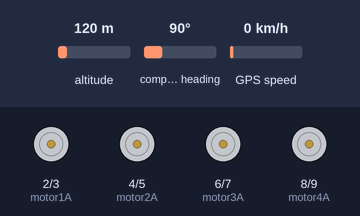
Simulated run of this sketch. Board: Arduino Uno, built with avr-gcc and run on an emulated ATmega328P. Parts: motor-driver pin pairs drawn as motors (green arrow = first pin HIGH = forward, orange = second pin HIGH = backward, longer = more drive). The inputs (shaded band) are chosen by the test bench; at power-on: altitude 120 m, compass heading 90°, GPS speed 0 km/h. The GPS gets a fix after 3 s at 37.7749, -122.4194 with 8 satellites; what the sketch prints to the serial monitor is not drawn.

Above: at 0.1 s.
At 3.1 s:
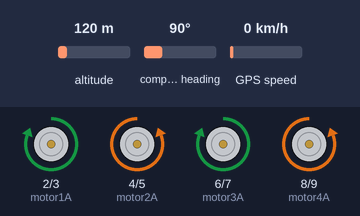
Timing chart, 0 to 4.6 s (numbered marks = the images above):
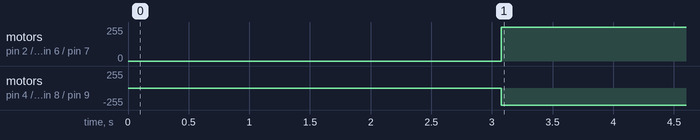

Measured:
- by itself, motor on pin 2 (motor1A) / pin 3 (motor1B), motor on pin 6 (motor3A) / pin 7 (motor3B): stopped → forward 255/255 at 3.1 s
- by itself, motor on pin 4 (motor2A) / pin 5 (motor2B), motor on pin 8 (motor4A) / pin 9 (motor4B): stopped → backward 255/255 at 3.1 s

The sketch:

warrior.ino
```cpp
#include <Wire.h>
#include <TinyGPS++.h>
#include <Adafruit_Sensor.h>
#include <QMC5883LCompass.h>


QMC5883LCompass compass;


// Motor Driver Pins
#define motor1A 2
#define motor1B 3
#define motor2A 4
#define motor2B 5
#define motor3A 6
#define motor3B 7
#define motor4A 8
#define motor4B 9

// Ultrasonic Sensor Pins
#define trigPin 10
#define echoPin 11

// PIR Sensor Pin
#define pirPin 12

// TinyGPS++ object
TinyGPSPlus gps;

// Constants
#define obstacleThreshold 20
#define speed 150
#define targetDistance 10  // Distance to target in meters

// Array of target GPS coordinates (replace with your values)
float targets[][2] = {
  {12.780629, 75.184262},
  {12.780642, 75.184876},
  {12.780629, 75.184262},
  {12.780642, 75.184876}
};

int currentTarget = 0;

// Desired heading for orientation (in degrees)
float desiredHeading = 0;
void setup() {
  Serial.begin(9600); // Initialize serial communication for debugging

  compass.init();

  // Motor pins as output
  pinMode(motor1A, OUTPUT);
  pinMode(motor1B, OUTPUT);
  pinMode(motor2A, OUTPUT);
  pinMode(motor2B, OUTPUT);
  pinMode(motor3A, OUTPUT);
  pinMode(motor3B, OUTPUT);
  pinMode(motor4A, OUTPUT);
  pinMode(motor4B, OUTPUT);

  // Ultrasonic sensor pins
  pinMode(trigPin, OUTPUT);
  pinMode(echoPin, INPUT);

  // PIR sensor pin
  pinMode(pirPin, INPUT);


}

void moveForward() {

  Serial.println("moveforward");
  digitalWrite(motor1A, HIGH);
  digitalWrite(motor1B, LOW);
  digitalWrite(motor2A, HIGH);
  digitalWrite(motor2B, LOW);
  digitalWrite(motor3A, HIGH);
  digitalWrite(motor3B, LOW);
  digitalWrite(motor4A, HIGH);
  digitalWrite(motor4B, LOW);
}

void stopMotors() {
  Serial.println("stopmotor");
  digitalWrite(motor1A, LOW);
  digitalWrite(motor1B, LOW);
  digitalWrite(motor2A, LOW);
  digitalWrite(motor2B, LOW);
  digitalWrite(motor3A, LOW);
  digitalWrite(motor3B, LOW);
  digitalWrite(motor4A, LOW);
  digitalWrite(motor4B, LOW);
}

void avoidObstacle() {
  Serial.println("avoidobstacles");
  // Perform obstacle avoidance here
  // For example, stop motors, turn away from the obstacle, then resume moving forward
  stopMotors();
  delay(500);
  // Turn right (you might need to adjust this based on your robot's design)
  digitalWrite(motor1A, LOW);
  digitalWrite(motor1B, HIGH);
  digitalWrite(motor2A, HIGH);
  digitalWrite(motor2B, LOW);
  digitalWrite(motor3A, LOW);
  digitalWrite(motor3B, HIGH);
  digitalWrite(motor4A, HIGH);
  digitalWrite(motor4B, LOW);
  delay(3000);
  // Resume forward movement
  moveForward();
  delay(3000);
}

float calculateBearing(float lat1, float lon1, float lat2, float lon2) {
  float dLon = lon2 - lon1;
  float y = sin(dLon) * cos(lat2);
  float x = cos(lat1) * sin(lat2) - sin(lat1) * cos(lat2) * cos(dLon);
  float brng = atan2(y, x);
  brng = degrees(brng);
  brng = fmod((brng + 360), 360);
  return brng;
}


void adjustOrientation(float& currentHeading, int& x, int& y, int& z) {
  // Calculate the heading angle between the current location and the target destination
  float targetHeading = calculateBearing(gps.location.lat(), gps.location.lng(), targets[currentTarget][0], targets[currentTarget][1]);

  // Adjust the desiredHeading to match the calculated targetHeading
  desiredHeading = targetHeading;

  // Define the minimum rotation angle for adjustments
  float minRotationAngle = 5; // Adjust this value as needed

  // While heading error is not within acceptable range for adjustment
  while (true) {
    Serial.println(targetHeading);
    Serial.println(currentHeading);


    float headingError = desiredHeading - currentHeading;

    // Normalize heading error to be between -180 and 180 degrees
    if (headingError > 180) {
      headingError -= 360;
    } else if (headingError < -180) {
      headingError += 360;
    }

    // Exit the loop if heading error is small enough
    if (abs(headingError) < minRotationAngle) {
      break;
    }

    // Determine the direction of rotation
    int rotationDirection =  1;

    // Set the motor control pins for rotation
    if (rotationDirection == 1) {
      // Turn right
      digitalWrite(motor1A, HIGH);
      digitalWrite(motor1B, LOW);
      digitalWrite(motor2A, LOW);
      digitalWrite(motor2B, HIGH);
      digitalWrite(motor3A, HIGH);
      digitalWrite(motor3B, LOW);
      digitalWrite(motor4A, LOW);
      digitalWrite(motor4B, HIGH);
    } else {
      // Turn left
      digitalWrite(motor1A, LOW);
      digitalWrite(motor1B, HIGH);
      digitalWrite(motor2A, HIGH);
      digitalWrite(motor2B, LOW);
      digitalWrite(motor3A, LOW);
      digitalWrite(motor3B, HIGH);
      digitalWrite(motor4A, HIGH);
      digitalWrite(motor4B, LOW);
    }

    // Wait for a short duration to allow the robot to adjust its orientation
    delay(100);

    // Stop the rotation
    stopMotors();

    // Update the current heading
    compass.read();
    x = compass.getX();
    y = compass.getY();
    z = compass.getZ();
    currentHeading = atan2(y, x) * 180.0 / M_PI;
    if (currentHeading < 0) {
      currentHeading += 360.0;
    }
  }
}


void loop() {
  // Read GPS data
  if (Serial.available() > 0) {
  if (gps.encode(Serial.read())) {
      if (gps.location.isValid()) {

        // Read GPS data when available
        int x, y, z;
        float currentLat = gps.location.lat();


        float currentLon = gps.location.lng();


        float distance = TinyGPSPlus::distanceBetween(currentLat, currentLon, targets[currentTarget][0], targets[currentTarget][1]);

        // Read magnetometer data for current heading
       // Read compass values
  compass.read();

  // Return XYZ readings
  x = compass.getX();
  y = compass.getY();
  z = compass.getZ();

  float currentHeading = atan2(y, x) * 180.0 / M_PI;
  if (currentHeading < 0) {
    currentHeading += 360.0;
  }

        // Adjust robot's orientation
        adjustOrientation(currentHeading, x,y,z);

        // Check for obstacles
        long duration, distanceFront;

        // Trigger ultrasonic sensor
        digitalWrite(trigPin, LOW);
        delayMicroseconds(2);
        digitalWrite(trigPin, HIGH);
        delayMicroseconds(10);
        digitalWrite(trigPin, LOW);

        // Measure the echo duration
        duration = pulseIn(echoPin, HIGH);

        // Calculate distance in cm
        distanceFront = (duration / 2) / 29.1;

        // Check for obstacles in front
        if (digitalRead(pirPin) == HIGH && distanceFront < obstacleThreshold) {
          // Obstacle detected, avoid it
          //Serial.println("avoid");
          avoidObstacle();
          delay(100);
        } else if (distance < targetDistance) {
          // Target reached, stop the robot
          stopMotors();
          // Move to the next target
          currentTarget = (currentTarget + 1) % (sizeof(targets) / sizeof(targets[0]));
          delay(2000); // Wait for 2 seconds before moving to the next target
        } else {
          // No obstacle, move forward
          //Serial.println("forward");
          moveForward();
        }


      }

      else {
        delay(1000);
      }
    }
  }
}
```
